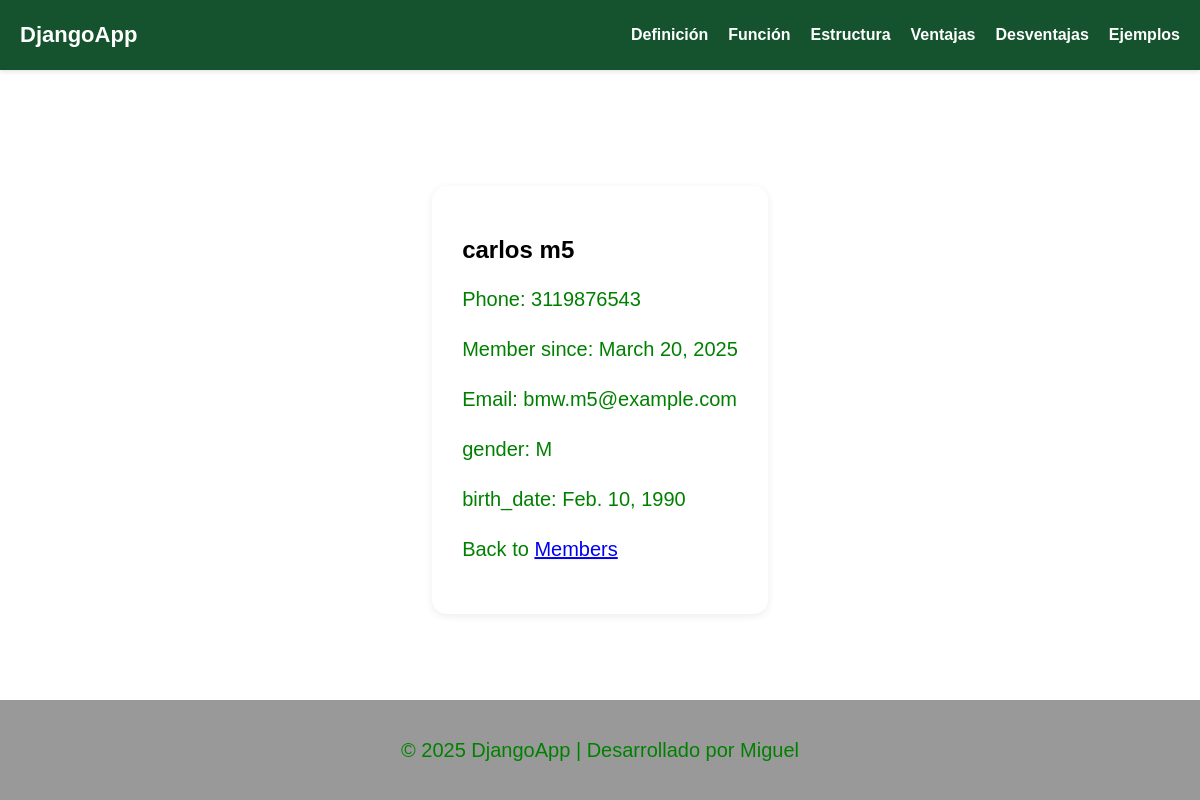
Page /all_members/details/2 on the committed database.
### members/models.py (models this page shows, shortened)
class Member(models.Model):
    firstname = models.CharField(max_length=30)
    lastname = models.CharField(max_length=30)
    phone = models.IntegerField(null=True)
    joined_date = models.DateField(null=True)
    email = models.EmailField(max_length=30, null=True)
    gender = models.CharField(
        max_length=1, choices=[("M", "Male"), ("F", "Female")], null=True
    )
    birth_date = models.DateField(null=True)

### members/views.py (the view)
# urls.py: path("all_members/details/<int:id>", views.details, name="details"),
def details(request, id):
    mymember = Member.objects.get(id=id)
    template = loader.get_template("details.html")
    context = {
        "mymember": mymember,
    }
    return HttpResponse(template.render(context, request))

### members/templates/details.html (shortened to what this page needs)
{% extends 'master.html' %} {%block title %}Miembro{% endblock %}
{%block content%}
<section >
    <h1>{{ mymember.firstname }} {{ mymember.lastname }}</h1>
    <p>Phone: {{ mymember.phone }}</p>
    <p>Member since: {{ mymember.joined_date }}</p>
    <p>Email: {{ mymember.email }}</p>
    <p>gender: {{ mymember.gender }}</p>
    <p>birth_date: {{ mymember.birth_date }}</p>
    <p>Back to <a href="/all_members">Members</a></p>
  </body>
{%endblock content%}

### members/templates/master.html (style rules this page uses)
body, html { margin: 0; padding: 0; height: 100%; overflow: hidden; font-family: Arial, sans-serif; }
p { color: green; font-size: 20px; font-family: Arial, sans-serif; line-height: 1.5; }
section { position: absolute; top: 50%; left: 50%; transform: translate(-50%, -50%); box-shadow: 0 2px 8px rgba(0, 0, 0, 0.08); background: rgba(255, 255, 255, 0.42); border-radius: 15px; padding: 30px; }

### rows in the picture
Member: firstname "carlos", lastname "m5", phone "3119876543", joined_date "March 20, 2025", email "bmw.m5@example.com", gender "M", birth_date "Feb. 10, 1990"
